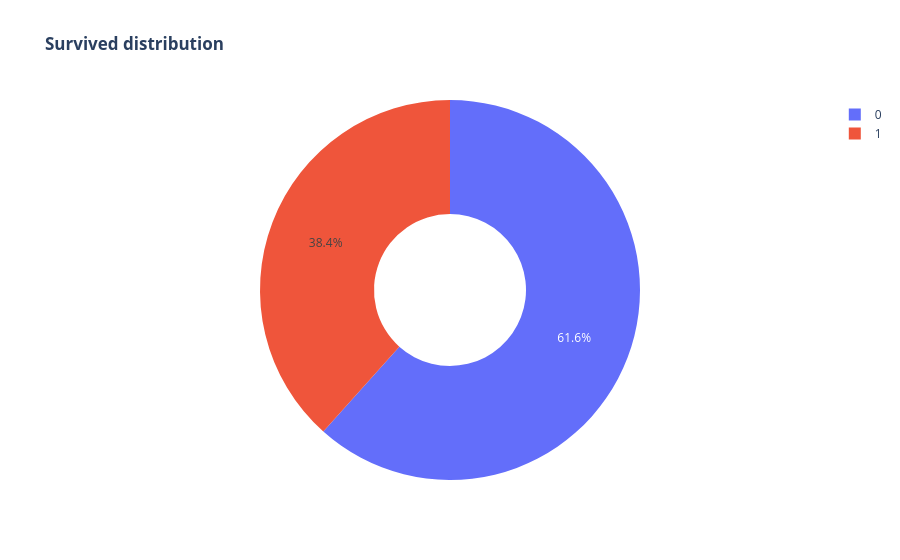

Notebook source saved alongside this figure:
### Code cell
import plotly.express as px

def pie_plot():
    fig = px.pie(
        df,
        names='Survived',
        title='<b>Survived distribution </b>',
        color_discrete_map={0: 'blue', 1: 'red'},
        hole=0.4
    )
    fig.show()   


pie_plot()

### Figure 1 — Plotly figure (JSON) as saved in the notebook; plotly's stock layout.template omitted (floating-point values rounded to 4 significant figures; data arrays with more than 128 entries replaced by an {"elided": "..."} marker saying what was removed)
{"data": [{"domain": {"x": [0, 1], "y": [0, 1]}, "hole": 0.4, "hovertemplate": "Survived=%{label}<extra></extra>", "labels": {"elided": "891 int values"}, "legendgroup": "", "name": "", "showlegend": true, "type": "pie"}], "layout": {"legend": {"tracegroupgap": 0}, "title": {"text": "<b>Survived distribution </b>"}}}
